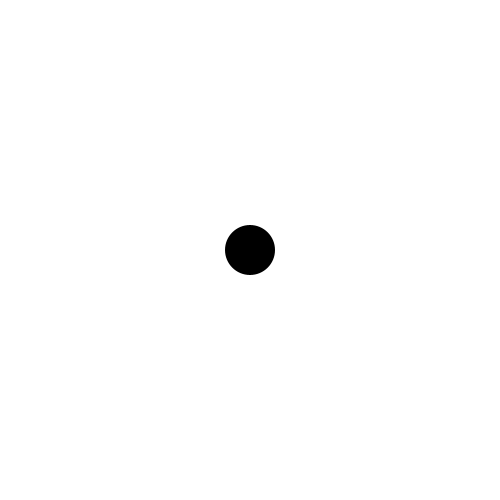
Frame 1 (no input)
Frame 60 (the mouse pressed at the canvas centre just before this capture): identical to frame 1, image omitted
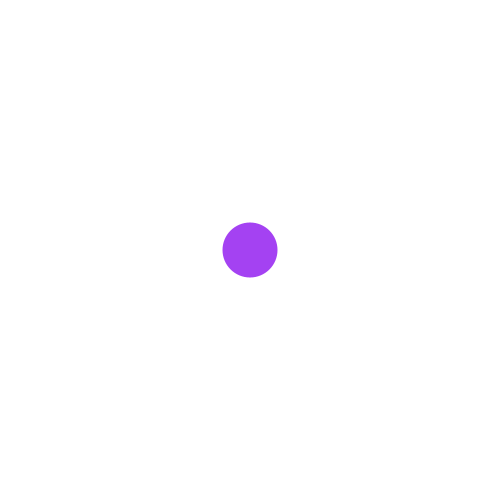
Frame 120 (the mouse held since frame 60 and released just before this capture)

The Processing sketch that drew these frames (run headless with seeded random() and noise(); from frame 60 on, the mouse is pressed at the canvas centre):

// Processing sketch: processing_62208
// ── processing_62208.pde

int body=50;
float r;
float g;
float b;


void setup() {
  size(500, 500);
  smooth();
}
void draw() {
  background(255);
  noStroke();
  fill(r, g, b);
  ellipse(width/2, height/2, body, body);
}

void mousePressed() {
  body= body + 5;
  r= random(255);
  g= random(255);
  b= random(255);
}

void keyPressed() {
  body=50;
}
